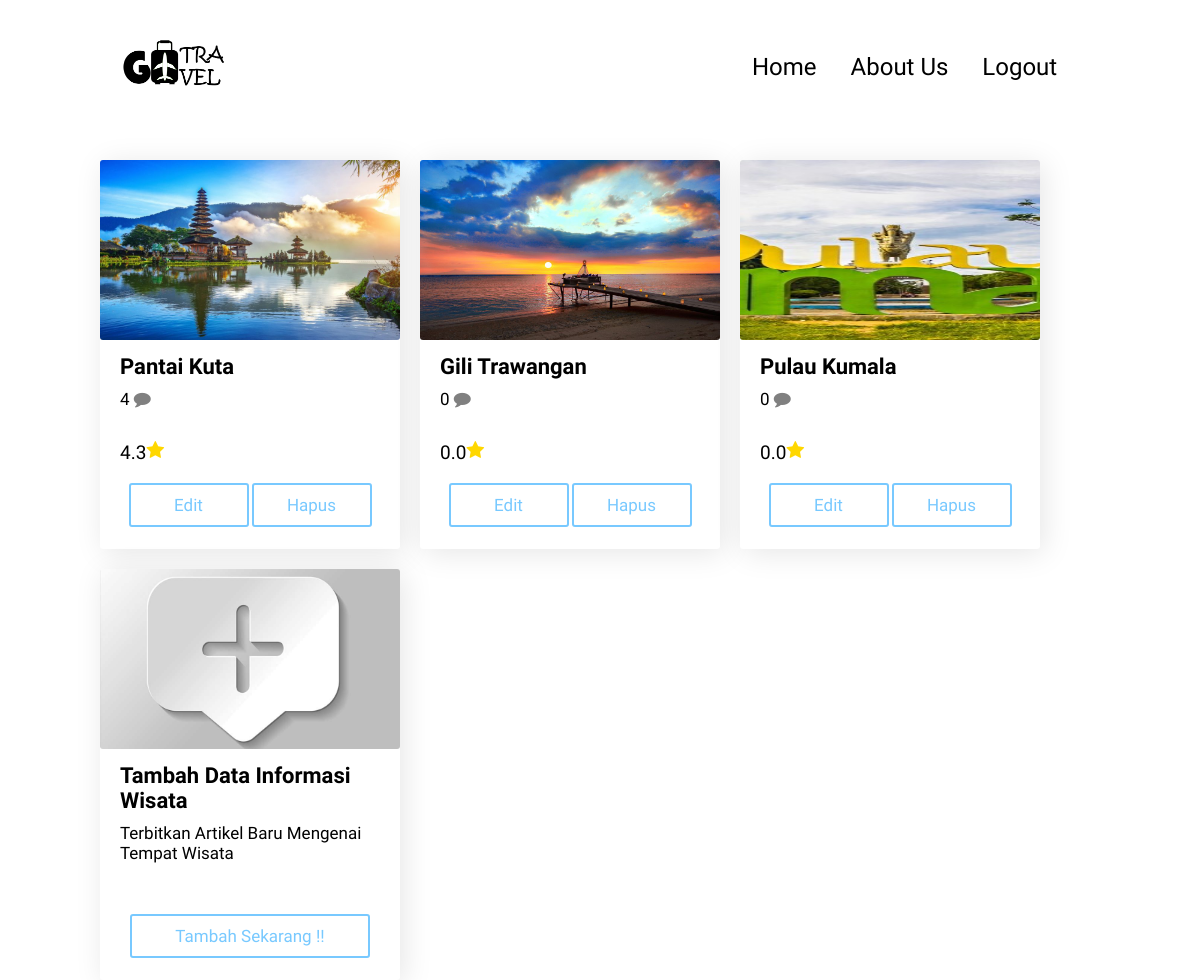
Screenshot of /login/admin/index.php with the database file from the repository.
### tables this page shows
CREATE TABLE `tb_artikel` (
  `id` int(11) NOT NULL,
  `judul` varchar(100) NOT NULL,
  `deskr` text NOT NULL,
  `deskr2` text NOT NULL,
  `foto_artikel` text NOT NULL,
  `foto_artikel2` text NOT NULL,
  `foto_cover` text NOT NULL
);

### login/admin/index.php (the view, shortened to what this page needs)
<?php
require '../../koneksi.php';
$result = mysqli_query($conn, "SELECT tb_artikel.id AS kode, judul, COALESCE(COUNT(komen), 0) AS jumlah, COALESCE(CAST(AVG(rate) AS decimal(2,1)), 0) AS rata, foto_cover FROM tb_artikel LEFT OUTER JOIN tb_komen ON tb_artikel.id=tb_komen.id_artikel GROUP BY tb_artikel.id;");
$tb_konten =[];
while($row = mysqli_fetch_assoc($result)){
	$tb_konten[]=$row;
}
?>
<!DOCTYPE html>
<html>
<head>
	<link rel="stylesheet" type="text/css" href="index.css">
	<link rel="stylesheet" href="https://cdnjs.cloudflare.com/ajax/libs/font-awesome/4.7.0/css/font-awesome.min.css" />
</head>
<body>
	<div class="kontainer">
		<div class="navbar">
            <img src="../../image/logo.png" class="logo">
            <nav>
                <ul id="menuList">
                    <li><a href="../../">Home</a></li>
                    <li><a href="../../aboutus.php">About Us</a></li>
                    <li><a href="../../logout.php">Logout</a></li>
                </ul>
            </nav>
        </div>
	</div>
	<div class="container">
		<?php foreach ($tb_konten as $konten): ?>
		<div class="wrapper"><a href="artikel.php?id=<?php echo $konten['kode']; ?>">
			<img src="../../image/artikel/<?= $konten['foto_cover']; ?>"></a>
			<div class="content">
				<span><?php echo $konten['judul']; ?></span>
				<p><?php echo $konten['jumlah']; ?> <i class="fa fa-comment" style="color: grey;"></i></p>
			</div>
			<div class="row">
				<div class="price"><?php echo $konten['rata']; ?><i class="fa fa-star" style="color: gold;"></i></div>
				<div class="buttons">
					<a href="edit.php?id=<?php echo $konten['kode']; ?>">Edit</a>
					<a href="hapus.php?id=<?php echo $konten['kode']; ?>" onclick="return confirm('And yakin ingin menghapus data ini ?')">Hapus</a>
				</div>
			</div>
		</div>
		<?php endforeach ?>
		<div class="wrapper"><a href="create.php">
			<img src="../../image/add.jpg"></a>
			<div class="content">
				<span>Tambah Data Informasi Wisata</span>
				<p>Terbitkan Artikel Baru Mengenai Tempat Wisata</p>
			</div>
			<div class="row"><form action="create.php">
				<div class="buttons-add">
					<button>Tambah Sekarang !!</button>
				</div></form>
			</div>
		</div>
	</div>
</body>
</html>

### login/admin/index.css (style rules this page uses)
* { margin: 0; padding: 0; font-family: 'Patrick Hand', cursive; box-sizing: border-box; }
.kontainer { width: 100%; min-height: 100vh; padding-left: 8%; padding-right: 8%; box-sizing: border-box; overflow: hidden; }
.navbar { width: 100%; display: flex; align-items: center; }
.logo { width: 130px; cursor: pointer; margin: 30px 0; }
nav { flex: 1; text-align: right; }
nav ul li { list-style: none; display: inline-block; margin-right: 30px; }
nav ul li a { text-decoration: none; color: #000; font-size: 24px; }
body { display: flex; padding: 0 20px; align-items: center; justify-content: center; min-height: 100vh; }
.container { position: absolute; gap: 20px; top: 20vh; padding: 0px; margin: 0px; max-width: 1000px; display: flex; flex-wrap: wrap; }
.container .wrapper { box-shadow: 4px 4px 30px rgba(0,0,0,0.1); background-color: #F7fbfb; width: 300px; border-radius: 3px; background: #fff; transition: all 0.3s ease; }
.container .wrapper img { width: 100%; height: 180px; border-radius: 3px; cursor: pointer; }
.container .wrapper .content { padding: 10px 20px 22px 20px; }
.wrapper .row { padding: 10px 20px 22px 20px; }
.row .price { font-size: 19px; display: flex; }
.content span { font-size: 22px; font-weight: 700; }
.content p { margin-top: 10px; font-size: 17px; font-weight: 400; }
.row .buttons { margin-top: 19px; display: flex; justify-content: center; gap: 3px; }
.row .buttons-add { margin-top: 19px; display: flex; justify-content: center; gap: 3px; }
.row .buttons a { width: 10vw; padding: 10px 0; font-size: 17px; font-weight: 500; border-radius: 3px; border: 2px solid #78c9ff; background: #fff; color: #78c9ff; text-align: center; cursor: pointer; text-decoration: none; transition: all 0.3 ease; }
.row .buttons-add button { width: 20vw; padding: 10px 0; font-size: 17px; font-weight: 500; border-radius: 3px; border: 2px solid #78c9ff; background: #fff; color: #78c9ff; cursor: pointer; transition: all 0.3 ease; }

### rows the page displays
tb_artikel: foto_cover (picture), judul "Pantai Kuta", jumlah "4", rata "4.3"
tb_artikel: foto_cover (picture), judul "Gili Trawangan", jumlah "0", rata "0.0"
tb_artikel: foto_cover (picture), judul "Pulau Kumala", jumlah "0", rata "0.0"
